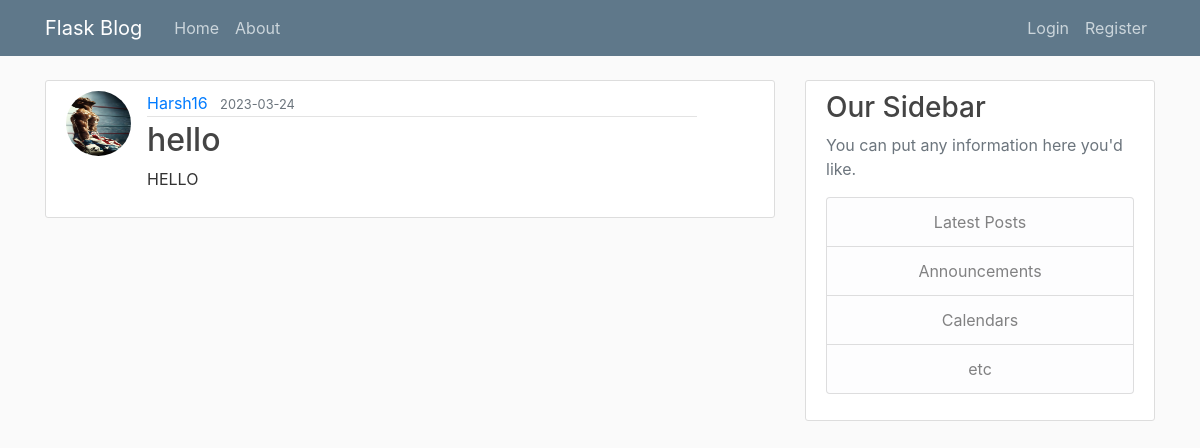
/post/10, run on the app's committed database.
### flaskblog/models.py (models this page shows, shortened)
class User(db.Model,UserMixin):
    id = db.Column(db.Integer,primary_key=True)
    username = db.Column(db.String(20), unique=True,nullable=False)
    email = db.Column(db.String(120), unique=True,nullable=False)
    image_file= db.Column(db.String(20),nullable=False,default='default.jpg')
    password = db.Column(db.String(60),nullable=False)
    posts = db.relationship('Post',backref='author',lazy=True)

class Post(db.Model):
    id = db.Column(db.Integer,primary_key=True)
    title = db.Column(db.String(100),nullable=False)
    date_posted = db.Column(db.DateTime,nullable=False,default=datetime.utcnow)
    content = db.Column(db.Text,nullable=False)
    user_id = db.Column(db.Integer,db.ForeignKey('user.id'),nullable=False)

### flaskblog/posts/routes.py (the view)
@posts.route("/post/<int:post_id>")
def post(post_id):
    post = Post.query.get_or_404(post_id)
    return render_template('post.html',title=post.title,post=post)

### flaskblog/templates/post.html (shortened to what this page needs)
{% extends "layout.html" %}
{% block content %}
  <article class="media content-section">
    <img class="rounded-circle article-img" src="{{ url_for('static', filename='profile_pics/' + post.author.image_file) }}">
    <div class="media-body">
      <div class="article-metadata">
        <a class="mr-2" href="#">{{ post.author.username }}</a>
        <small class="text-muted">{{ post.date_posted.strftime('%Y-%m-%d') }}</small>
      </div>
      <h2 class="article-title">{{ post.title }}</h2>
      <div class = "new_start">
        <p class="article-content">{{ post.content }}</p>
      </div>
    </div>
  </article>
{% endblock content %}

### flaskblog/static/main.css (style rules this page uses)
body { background: #fafafa; color: #333333; margin-top: 5rem; }
h1, h2, h3, h4, h5, h6 { color: #444444; }
.content-section { background: #ffffff; padding: 10px 20px; border: 1px solid #dddddd; border-radius: 3px; margin-bottom: 20px; max-width: 100%; overflow-wrap: break-word; }
.new_start p { max-width: 100%; word-break: break-all; }
.media-body { max-width: 80%; }
.article-title { color: #444444; }
.article-content { white-space: pre-line; max-width:80%; }
.article-img { height: 65px; width: 65px; margin-right: 16px; }
.article-metadata { padding-bottom: 1px; margin-bottom: 4px; border-bottom: 1px solid #e3e3e3 }

### data on the page
User: image_file (picture), author.username "Harsh16"
Post: date_posted "2023-03-24", title "hello", content "HELLO"
